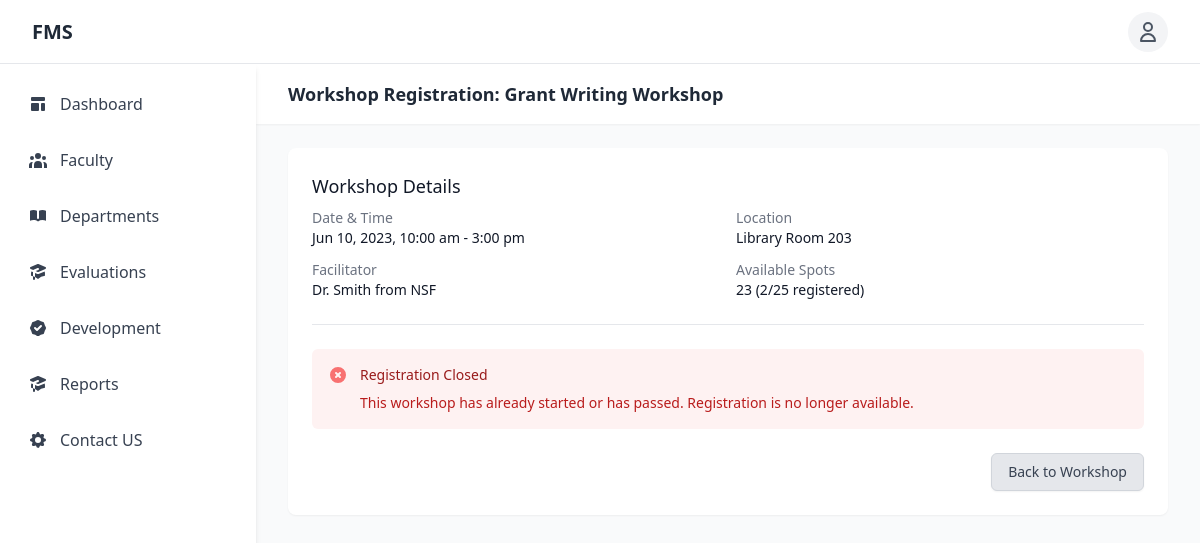
The page /workshop_register.php?id=1 (signed in) on the database its author committed.
### tables this page shows
CREATE TABLE `workshops` (
  `workshop_id` int(11) NOT NULL,
  `title` varchar(255) NOT NULL,
  `description` text DEFAULT NULL,
  `start_date` datetime NOT NULL,
  `end_date` datetime DEFAULT NULL,
  `location` varchar(255) DEFAULT NULL,
  `max_participants` int(11) NOT NULL DEFAULT 20,
  `facilitator` varchar(255) DEFAULT NULL,
  `department_id` int(11) DEFAULT NULL,
  `created_by` int(11) NOT NULL,
  `status` enum('scheduled','in_progress','completed','cancelled') DEFAULT 'scheduled',
  `created_at` timestamp NOT NULL DEFAULT current_timestamp()
);

### workshop_register.php (the view, shortened to what this page needs)
<?php
require_once 'includes/config.php';
$workshop_id = isset($_GET['id']) ? (int)$_GET['id'] : 0;
$user_id = $_SESSION['user_id'];
try {
    $stmt = $pdo->prepare("
        SELECT w.*, COUNT(r.registration_id) as registered_count
        FROM workshops w
        LEFT JOIN workshop_registrations r ON w.workshop_id = r.workshop_id
        WHERE w.workshop_id = ?
        GROUP BY w.workshop_id
    ");
    $stmt->execute([$workshop_id]);
    $workshop = $stmt->fetch(PDO::FETCH_ASSOC);
    $checkStmt = $pdo->prepare("SELECT * FROM workshop_registrations WHERE workshop_id = ? AND user_id = ?");
    $checkStmt->execute([$workshop_id, $user_id]);
    $existingRegistration = $checkStmt->fetch(PDO::FETCH_ASSOC);
} catch (PDOException $e) {
    die("Database error: " . $e->getMessage());
}
include 'includes/header.php';
include 'includes/sidebar.php';
?>
<div class="flex-1 sm:ml-64">
    <header class="bg-white shadow-sm">
        <div class="max-w-7xl mx-auto px-4 py-4 sm:px-6 lg:px-8">
            <h2 class="text-lg font-semibold text-gray-800">
                Workshop Registration: <?php echo htmlspecialchars($workshop['title']); ?>
            </h2>
        </div>
    </header>
    <main class="max-w-7xl mx-auto px-4 py-6 sm:px-6 lg:px-8">
        <div class="bg-white overflow-hidden shadow-sm rounded-lg">
            <div class="p-6">
                <div class="mb-6">
                    <h3 class="text-lg font-medium text-gray-900 mb-2">Workshop Details</h3>
                    <dl class="grid grid-cols-1 sm:grid-cols-2 gap-x-4 gap-y-3">
                        <div>
                            <dt class="text-sm font-medium text-gray-500">Date & Time</dt>
                            <dd class="text-sm text-gray-900">
                                <?php
                                echo date('M j, Y, g:i a', strtotime($workshop['start_date']));
                                if ($workshop['end_date']) {
                                    echo ' - ';
                                    if (date('Y-m-d', strtotime($workshop['start_date'])) == date('Y-m-d', strtotime($workshop['end_date']))) {
                                        echo date('g:i a', strtotime($workshop['end_date']));
                                    } else {
                                        echo date('M j, Y, g:i a', strtotime($workshop['end_date']));
                                    }
                                }
                                ?>
                            </dd>
                        </div>
                        <div>
                            <dt class="text-sm font-medium text-gray-500">Location</dt>
                            <dd class="text-sm text-gray-900"><?php echo htmlspecialchars($workshop['location']); ?></dd>
                        </div>
                        <div>
                            <dt class="text-sm font-medium text-gray-500">Facilitator</dt>
                            <dd class="text-sm text-gray-900"><?php echo htmlspecialchars($workshop['facilitator']); ?></dd>
                        </div>
                        <div>
                            <dt class="text-sm font-medium text-gray-500">Available Spots</dt>
                            <dd class="text-sm text-gray-900">
                                <?php
                                $available = $workshop['max_participants'] - $workshop['registered_count'];
                                echo $available > 0 ? $available : 'Full';
                                ?>
                                (<?php echo $workshop['registered_count']; ?>/<?php echo $workshop['max_participants']; ?> registered)
                            </dd>
                        </div>
                    </dl>
                </div>
                <div class="border-t border-gray-200 pt-6">
                    <?php if ($existingRegistration): ?>
                        <div class="bg-green-50 p-4 rounded-md mb-6">
                            <div class="flex">
                                <div class="flex-shrink-0">
                                    <svg class="h-5 w-5 text-green-400" xmlns="http://www.w3.org/2000/svg" viewBox="0 0 20 20" fill="currentColor">
                                        <path fill-rule="evenodd" d="M10 18a8 8 0 100-16 8 8 0 000 16zm3.707-9.293a1 1 0 00-1.414-1.414L9 10.586 7.707 9.293a1 1 0 00-1.414 1.414l2 2a1 1 0 001.414 0l4-4z" clip-rule="evenodd" />
                                    </svg>
                                </div>
                                <div class="ml-3">
                                    <h3 class="text-sm font-medium text-green-800">Registration Confirmed</h3>
                                    <div class="mt-2 text-sm text-green-700">
                                        <p>You are registered for this workshop. Your registration date was <?php echo date('F j, Y', strtotime($existingRegistration['registration_date'])); ?>.</p>
                                    </div>
                                </div>
                            </div>
                        </div>
                        <form method="POST" class="mt-4">
                            <p class="text-sm text-gray-600 mb-4">If you can no longer attend this workshop, you can cancel your registration:</p>
                            <div class="flex justify-end">
                                <a href="workshop_view.php?id=<?php echo $workshop_id; ?>" class="mr-2 bg-gray-200 py-2 px-4 border border-gray-300 rounded-md shadow-sm text-sm font-medium text-gray-700 hover:bg-gray-300 focus:outline-none focus:ring-2 focus:ring-offset-2 focus:ring-blue-500">
                                    Back to Workshop
                                </a>
                                <button type="submit" name="cancel" class="bg-red-600 py-2 px-4 border border-transparent rounded-md shadow-sm text-sm font-medium text-white hover:bg-red-700 focus:outline-none focus:ring-2 focus:ring-offset-2 focus:ring-red-500">
                                    Cancel Registration
                                </button>
                            </div>
                        </form>
                    <?php else: ?>
                        <?php if ($workshop['registered_count'] < $workshop['max_participants'] && strtotime($workshop['start_date']) > time()): ?>
                            <form method="POST" class="space-y-6">
                                <div>
                                    <label for="notes" class="block text-sm font-medium text-gray-700">Additional Notes (Optional)</label>
                                    <textarea id="notes" name="notes" rows="3" class="mt-1 block w-full border border-gray-300 rounded-md shadow-sm py-2 px-3 focus:outline-none focus:ring-indigo-500 focus:border-indigo-500 sm:text-sm"></textarea>
                                    <p class="mt-1 text-xs text-gray-500">Please mention any specific requirements or questions you have about the workshop.</p>
                                </div>
                                <div class="flex justify-end">
                                    <a href="workshop_view.php?id=<?php echo $workshop_id; ?>" class="mr-2 bg-gray-200 py-2 px-4 border border-gray-300 rounded-md shadow-sm text-sm font-medium text-gray-700 hover:bg-gray-300 focus:outline-none focus:ring-2 focus:ring-offset-2 focus:ring-blue-500">
                                        Back to Workshop
                                    </a>
                                    <button type="submit" name="register" class="bg-blue-600 py-2 px-4 border border-transparent rounded-md shadow-sm text-sm font-medium text-white hover:bg-blue-700 focus:outline-none focus:ring-2 focus:ring-offset-2 focus:ring-blue-500">
                                        Register for Workshop
                                    </button>
                                </div>
                            </form>
                        <?php elseif (strtotime($workshop['start_date']) <= time()): ?>
                            <div class="bg-red-50 p-4 rounded-md mb-6">
                                <div class="flex">
                                    <div class="flex-shrink-0">
                                    </div>
                                    <div class="ml-3">
                                        <h3 class="text-sm font-medium text-red-800">Registration Closed</h3>
                                        <div class="mt-2 text-sm text-red-700">
                                            <p>This workshop has already started or has passed. Registration is no longer available.</p>
                                        </div>
                                    </div>
                                </div>
                            </div>
                            <div class="flex justify-end">
                                <a href="workshop_view.php?id=<?php echo $workshop_id; ?>" class="bg-gray-200 py-2 px-4 border border-gray-300 rounded-md shadow-sm text-sm font-medium text-gray-700 hover:bg-gray-300 focus:outline-none focus:ring-2 focus:ring-offset-2 focus:ring-blue-500">
                                    Back to Workshop
                                </a>
                            </div>
                        <?php endif; ?>
                    <?php endif; ?>
                </div>
            </div>
        </div>
    </main>
</div>
<?php include 'includes/footer.php'; ?>

### includes/header.php (style rules this page uses)
body { padding-top: 4rem; }

### rows shown on the page
workshops: title "Grant Writing Workshop", start_date "Jun 10, 2023, 10:00 am", end_date "3:00 pm", location "Library Room 203", facilitator "Dr. Smith from NSF", max_participants "25"

### other values the page prints
$available "23"
$workshop['registered_count'] "2"
